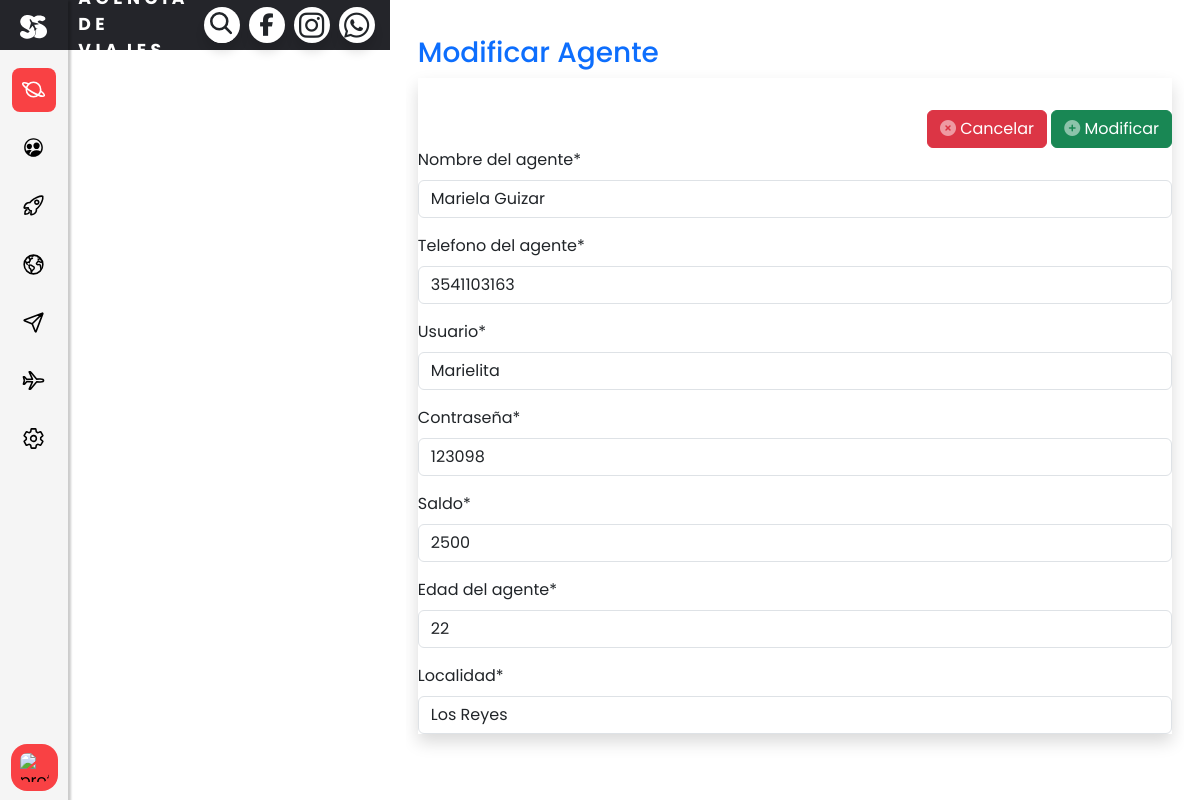
/agentes/agentes-update/5, run on the app's committed database.
### agentes/models.py (models this page shows, shortened)
class Agentes(models.Model):
    idagente = models.AutoField(primary_key=True,unique=True, blank=False, null=False)
    nombreg = models.CharField(max_length=255, blank=False, null=False)
    telefenog = models.CharField(max_length=20)
    usuariog = models.CharField(max_length=50, unique=True,blank=False, null=False)
    passwordg = models.CharField(max_length=100,blank=False, null=False)
    saldo = models.IntegerField()
    edadg = models.IntegerField()
    localidadg = models.CharField(max_length=100)

### agentes/views.py (the view, shortened to what this page needs)
# urls.py: path('agentes-update/<pk>', views.AgenteUpdateView.as_view(), name='agentes_update'),
class AgenteUpdateView(UpdateView):
    template_name = 'agentes/agentes_update.html'
    form_class = AgenteForm
    model = Agentes
    success_url = reverse_lazy('agentes:agentes_list')

### agentes/forms.py
class AgenteForm(forms.ModelForm):
    class Meta:
        model = Agentes
        exclude = ['idagente']
        fields = '__all__'
        labels = {
            'nombreg': 'Nombre del agente',
            'telefenog': 'Telefono del agente',
            'usuariog': 'Usuario',
            'passwordg': 'Contraseña',
            'saldo' : 'Saldo',
            'edadg': 'Edad del agente',
            'localidadg': 'Localidad',
        }

### agentes/templates/agentes/agentes_update.html (shortened to what this page needs)
{% extends 'base/base.html' %}
{% load crispy_forms_tags %}
{% block content %}
    <div class="container-fluid">
        <h1 class="h3 mb-2 font-weight-bold text-primary">Modificar Agente</h1>
        <div class="shadow mb-4">
            <div class="card-header py-3">
            </div>
            <div class="card-body">
                <form action="" method="post">
                    <div class="d-flex justify-content-end">
                        <a href="{% url 'agentes:agentes_list' %}" class="btn btn-danger btn-icon-split">
                                        <span class="icon text-white-50">
                                            <i class="fas fa-times-circle"></i>
                                        </span>
                                        <span class="text">Cancelar</span>
                        </a>
                       <button type="submit" class="btn btn-success">
                                        <span class="icon text-white-50">
                                            <i class="fas fa-plus-circle"></i>
                                        </span>
                                        <span class="text">Modificar</span>
                       </button>
                    </div>
                    {{ form | crispy }}
                </form>
            </div>
        </div>
    </div>
{% endblock %}

### static/assets/css/principal.css (style rules this page uses)
body { font-family: "Poppins", sans-serif; }
:root { --est-art: whitesmoke ; --est-text: #4182E5 ; --text-color: white; --second-text-color: #999; --white: white; --text-color-black: #24252A; }
.container-fluid { overflow: scroll; }

### static/assets/css/clientes.css (style rules this page uses)
body { font-family: "Poppins", sans-serif; }
:root { --white: white; --color: #FD6495; --color2: #FD649599; --black1: #24252A; --tamañoOps: 90px; }
.btn { position: relative; padding: 5px 10px; background: var(--color); text-decoration: none; color: var(--white); border-radius: 6px; }
@media (max-width: 1312px) { body { padding-left: 0px; } }

### static/assets/css/reservas.css (style rules this page uses)
body { font-family: "Poppins", sans-serif; display: flex; justify-content: center; padding-left: 10px; box-sizing: border-box; }
:root { --white: white; --color: #4EB5FD; --color2: #4EB5FD99; --black1: #24252A; --tamañoOps: 90px; }
.btn { position: relative; padding: 5px 10px; background: var(--color); text-decoration: none; color: var(--white); border-radius: 6px; }
@media (max-width: 1312px) { body { padding-left: 0px; } }

### static/assets/css/sidemenu.css (style rules this page uses)
:root { --nav-width: 67.5px; --primer-color: #f94144; --bg-color: whitesmoke ; --sub-color: gray; --f-color: black; --subcolor-text:whitesmoke; --body-font: "Poppins", sans-serif; --normal-font-size: 16px; --small-font-size: 14.04px; --z-fixed: 100; }
html,body { height: 100%; overflow-y:hidden }
body { position: relative; margin: 0; font-family: var(--body-font); font-size: var(--normal-font-size); padding-left: var(--nav-width); transition: 0.5s; }
h1 { margin: 0; }
a { text-decoration: none; }

### static/assets/css/topmenu.css (style rules this page uses)
:root { --bgnav-color: #24252A; --font-color: white; --font2-color: whitesmoke; --bt-color: #018BA8; --body-font: "Poppins", sans-serif; --primer-color: #f94144; }

### agentes/templates/agentes/agentes_update.html (style rules this page uses)
.text-primary { padding-top: 20px; color: var(--color); }
.container-fluid { height: 100%; }

### data on the page
Agentes: nombreg "Mariela Guizar", telefenog "3541103163", usuariog "Marielita", passwordg "123098", saldo "2500", edadg "22", localidadg "Los Reyes"
